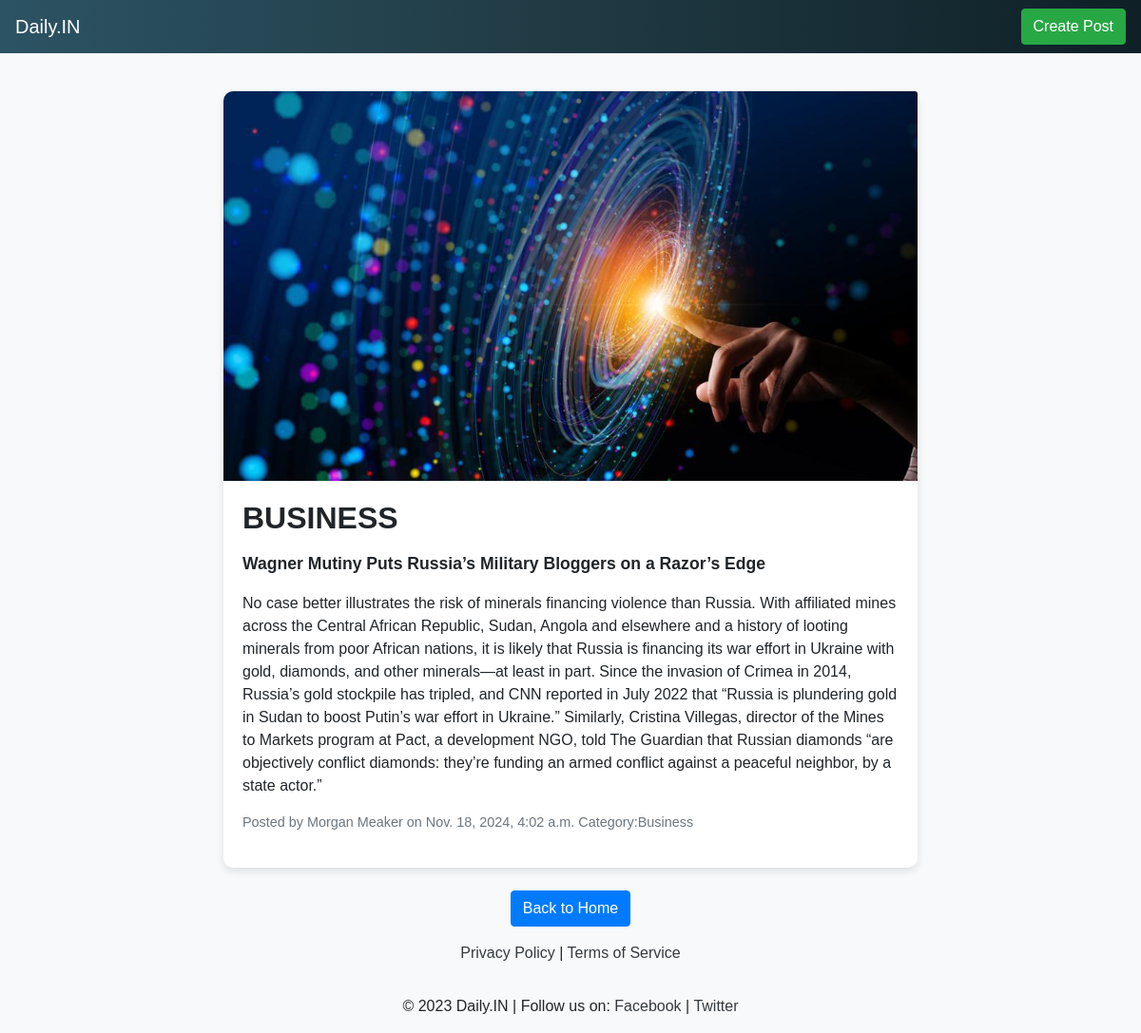
Page /view/2 on the committed database.
### home/models.py (models this page shows, shortened)
class News(models.Model):
    image = models.ImageField(upload_to='product', default='path/to/default/image.jpg')  # Provide a valid default image path
    heading = models.CharField(max_length=30)
    details = models.TextField()
    name = models.CharField(max_length=30)
    para = models.TextField()
    date = models.DateTimeField(auto_now=True)
    category = models.ForeignKey(Category, on_delete=models.CASCADE, null=True, blank=True)

class Category(models.Model):
    category = models.CharField(max_length=30)
    def __str__(self):
        return self.category

### home/views.py (the view)
# urls.py: path('view/<int:s_id>',viewfn),
def viewfn(request,s_id):
    z=News.objects.get(id=s_id)
    return render(request, 'viewpage.html',{'s':z})

### home/templates/viewpage.html (shortened to what this page needs)
{% load static %}
<!DOCTYPE html>
<html lang="en">
<head>
    <link rel="stylesheet" href="https://cdn.jsdelivr.net/npm/bootstrap@4.0.0/dist/css/bootstrap.min.css">
    <link rel="stylesheet" href="{% static 'css/v1.css' %}">
</head>
<body>
    <nav class="navbar navbar-expand-lg fixed-top">
        <a class="navbar-brand" href="/">Daily.IN</a>
        <div class="collapse navbar-collapse" id="navbarNav">
            <div class="ml-auto">
                <a href="admin/home/news/" class="btn btn-success">Create Post</a>
            </div>
        </div>
    </nav>
    <div class="container mt-5 pt-5">
        <div class="row">
            <div class="col-md-8 offset-md-2">
                <div class="card mb-4">
                    <img src="{{ s.image.url }}" class="card-img-top" alt="{{ s.heading }}">
                    <div class="card-body">
                        <h2 class="card-title">{{ s.heading }}</h2>
                        <p class="card-text">{{ s.details }}</p>
                        <p>{{s.para}}</p>
                        <p class="text-muted">Posted by {{ s.name }} on {{ s.date }}  Category:{{s.category}}</p>
                    </div>
                </div>
                <div class="text-center">
                    <a href="/" class="btn btn-primary">Back to Home</a>
                </div>
            </div>
        </div>
    </div>
    <footer class="bg-light text-center text-lg-start">
        <div class="text-center p-3">
            <a href="#" class="text-dark">Privacy Policy</a> |
            <a href="#" class="text-dark">Terms of Service</a>
        </div>
        <div class="text-center p-3">
            © 2023 Daily.IN | Follow us on:
            <a href="#" class="text-dark">Facebook</a> |
            <a href="#" class="text-dark">Twitter</a>
        </div>
    </footer>
</body>
</html>

### home/static/css/v1.css (style rules this page uses)
body { background-color: #f8f9fa; font-family: Arial, sans-serif; }
.card { border: none; border-radius: 10px; box-shadow: 0 4px 8px rgba(0, 0, 0, 0.1); }
.card-img-top { border-top-left-radius: 10px; }
.card-title { font-size: 2rem; font-weight: bold; margin-bottom: 15px; }
.card-text { font-size: 1.1rem; line-height: 1.6; }
.text-muted { font-size: 0.9rem; margin-top: 10px; }
.btn-primary { background-color: #007bff; }
.navbar { background: #0F2027; background: -webkit-linear-gradient(to right, #2C5364, #203A43, #0F2027); background: linear-gradient(to right, #2C5364, #203A43, #0F2027); color: white; }
.navbar a { color: white; }
.card-text { font-weight: bolder; }

### rows in the picture
News: image (picture), heading "BUSINESS", details "Wagner Mutiny Puts Russia’s Military Bloggers on a Razor’s Edge", para "No case better illustrates the risk of minerals financing violence than Russia. With affiliated mines across the Central African Republic, Sudan, Angola and elsewhere and a history of looting minerals from poor African nations, it is likely that Russia is financing its war effort in Ukraine with gold, diamonds, and other minerals—at least in part. Since the invasion of Crimea in 2014, Russia’s gold stockpile has tripled, and CNN reported in July 2022 that “Russia is plundering gold in Sudan to boost Putin’s war effort in Ukraine.” Similarly, Cristina Villegas, director of the Mines to Markets program at Pact, a development NGO, told The Guardian that Russian diamonds “are objectively…", name "Morgan Meaker", date "Nov. 18, 2024, 4:02 a.m.", category "Business"
